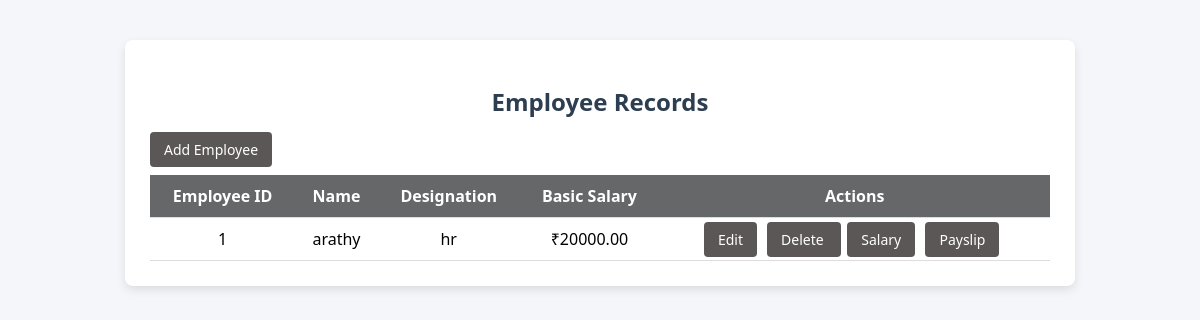
Before: / with the older database file.
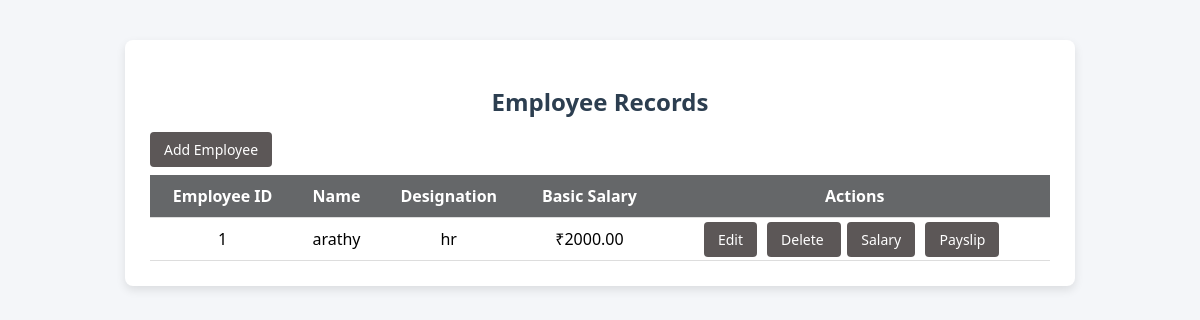
After: the same page with the newer database file.
### payslip/models.py (models this page shows, shortened)
class Employee(models.Model):
    emp_id = models.CharField(max_length=20, unique=True)
    name = models.CharField(max_length=100)
    designation = models.CharField(max_length=100)
    basic_salary = models.DecimalField(max_digits=10, decimal_places=2)

### payslip/views.py (the view)
# urls.py: path('', views.employee_list, name='employee_list'),
def employee_list(request):
    employees = Employee.objects.all()
    return render(request, 'employee_list.html', {'employees': employees})

### payslip/templates/employee_list.html (shortened to what this page needs)
{% load static %}
<!DOCTYPE html>
<html>
<head>
    <link rel="stylesheet" href="{% static 'css/style.css' %}">
</head>
<body>
<div class="container">
    <h2>Employee Records</h2>
    <a class="btn btn-success" href="{% url 'employee_create' %}"> Add Employee</a>
    <table>
        <tr>
            <th>Employee ID</th>
            <th>Name</th>
            <th>Designation</th>
            <th>Basic Salary</th>
            <th>Actions</th>
        </tr>
        {% for emp in employees %}
        <tr>
            <td>{{ emp.emp_id }}</td>
            <td>{{ emp.name }}</td>
            <td>{{ emp.designation }}</td>
            <td>₹{{ emp.basic_salary }}</td>
            <td>
                <a class="btn" href="{% url 'employee_update' emp.id %}">Edit</a>
                <a class="btn" href="{% url 'employee_delete' emp.id %}"
                    onclick="return confirm('Are you sure you want to delete this employee?');">
                    Delete
                </a>
                <a class="btn" href="{% url 'salary_add' emp.emp_id %}">Salary</a>
                <a class="btn" href="{% url 'payslip' emp.emp_id %}">Payslip</a>
            </td>
        </tr>
        {% endfor %}
    </table>
</div>
</body>
</html>

Changed rows visible on the page:
removed Employee: emp_id "1", name "arathy", designation "hr", basic_salary "20000.00"
added Employee: emp_id "1", name "arathy", designation "hr", basic_salary "2000.00"
